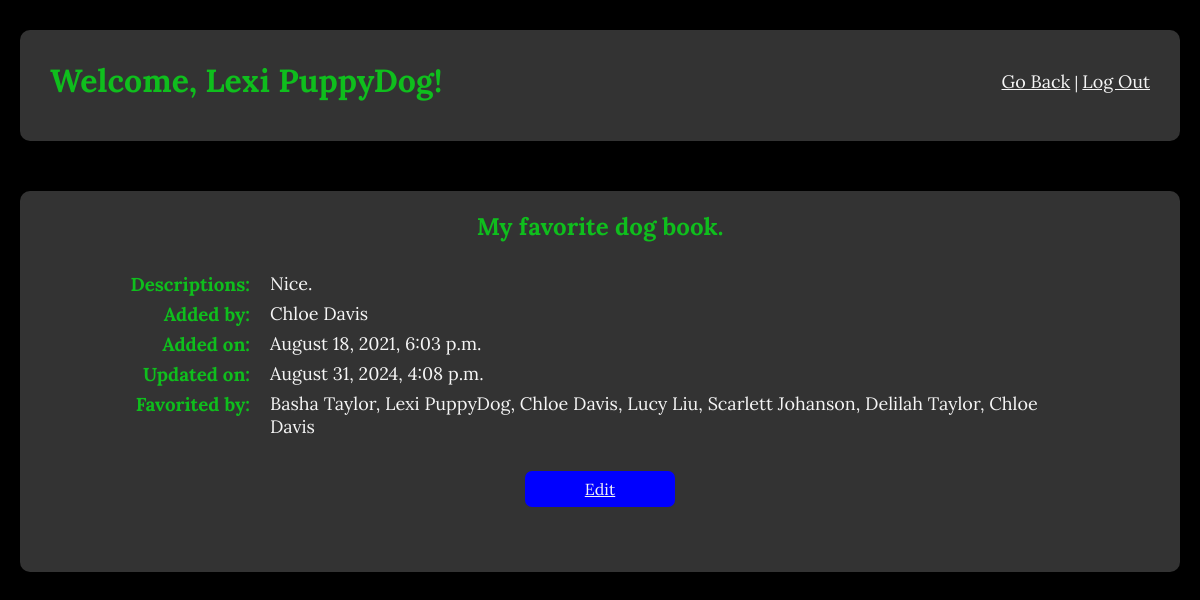
Page /books/8 (signed in) on the committed database.
### favorite_books_app/models.py (models this page shows)
class User(models.Model):
    first_name=models.CharField(max_length=45)
    last_name=models.CharField(max_length=45)
    email=models.CharField(max_length=255)
    password=models.CharField(max_length=255)
    created_at=models.DateTimeField(auto_now_add=True)
    updated_at=models.DateTimeField(auto_now=True)
    objects=UserManager()

class Book(models.Model):
    title = models.CharField(max_length = 255)
    description = models.CharField(max_length = 255)
    uploaded_by = models.ForeignKey(User, related_name="books_uploaded", on_delete=models.CASCADE)
    users_who_like = models.ManyToManyField(User, related_name = "liked_books")
    created_at = models.DateTimeField(auto_now_add=True)
    updated_at = models.DateTimeField(auto_now=True)
    objects = BookManager()

### favorite_books_app/views.py (the view)
# urls.py: path('books/<int:book_id>', views.show_one, name='show_book'),  # View a single book
def show_one(request, book_id):
    if 'userid' not in request.session:
        return redirect('/')  # Redirect to login page if user is not logged in
    book = get_object_or_404(Book, id=book_id)
    current_user = User.objects.get(id=request.session['userid'])
    context = {
        'book': book,
        'current_user': current_user,
    }
    return render(request, 'show_book.html', context)

### favorite_books_app/templates/show_book.html (shortened to what this page needs)
<!DOCTYPE html>
<html lang="en">
<head>
    {% load static %}
    <link rel="stylesheet" href="{% static 'css/show_book.css' %}">
</head>
<body>
    <div class="container">
        <div class="header">
            <h1>Welcome, {{ current_user.first_name }} {{ current_user.last_name }}!</h1><br>
            <div class="links">
                <a href="{% url 'list_books' %}">Go Back</a> | <a id="log_out" href="/">Log Out</a>
            </div>
        </div>
        <div class="main">
            <div class="content">
                <h2>{{ book.title }}</h2>
                <div>
                    <h3>Descriptions: </h3>
                    <p>{{ book.description }}</p>
                </div>
                <div>
                    <h3>Added by: </h3>
                    <p>{{ book.uploaded_by.first_name }} {{ book.uploaded_by.last_name }}</p>
                </div>
                <div>
                    <h3>Added on: </h3>
                    <p>{{ book.created_at|date:"F j, Y, g:i a" }}</p>
                </div>
                <div>
                    <h3>Updated on: </h3>
                    <p>{{ book.updated_at|date:"F j, Y, g:i a" }}</p>
                </div>
                <div>
                    <h3>Favorited by:</h3>
                    <p>{% if book.users_who_like.all %}
                            {% for user in book.users_who_like.all %}
                                {{ user.first_name }} {{ user.last_name }}{% if not forloop.last %}, {% endif %}
                            {% endfor %}
                        {% else %}
                            No one
                        {% endif %}
                    </p>
                </div>
            </div>
            <div class="button-wrapper">
                <a href="{% url 'edit_book' book.id %}" class="btn">Edit</a>
            </div>
        </div>
    </div>
</body>
</html>

### favorite_books_app/static/css/show_book.css (style rules this page uses)
* { margin: 0; padding: 0; box-sizing: border-box; font-family: Lora, serif; }
.container { display: flex; flex-direction: column; align-items: center; background-color: black; min-height: 100vh; padding: 20px; }
.header { display: flex; justify-content: space-between; margin: 10px; width: 100%; background-color:#333; color: white; padding: 10px 30px 10px 30px; border-radius: 10px; }
.links { color: whitesmoke; margin: 30px 0 30px 0; }
.main { display: flex; flex-direction: column; align-items: center; color: whitesmoke; margin: 40px; background-color: #333; padding: 20px 100px 20px 100px; border-radius: 10px; width: 100%; }
h1 { margin: 20px 0 30px 0; }
h1, h2 { color: rgb(15, 190, 29) }
h2 { text-align: center; margin-bottom: 30px; }
h3 { color: rgb(15, 190, 29); margin: 0; min-width: 160px; text-align: right; padding-right: 20px; }
.button-wrapper { display: flex; justify-content: center; gap: 10px; margin: 20px 0 45px 0; width: 100%; }
.btn { background-color: blue; color: whitesmoke; padding: 8px 15px; border: none; border-radius: 7px; cursor: pointer; font-size: 16px; transition: background-color 0.3s; max-width: 150px; text-align: center; }
.content { color: whitesmoke; display: flex; flex-direction: column; margin-bottom: 7px; }
.content > div { display: flex; align-items: flex-start; margin-bottom: 6px; }
h3 { color: rgb(15, 190, 29); margin: 0; min-width: 150px; text-align: right; padding-right: 20px; }
p, a { margin: 0; flex: 1; font-size: large; color: whitesmoke; }

### rows in the picture
User: first_name "Lexi", last_name "PuppyDog"
Book: title "My favorite dog book.", description "Nice.", uploaded_by.first_name "Chloe", uploaded_by.last_name "Davis", created_at "August 18, 2021, 6:03 p.m.", updated_at "August 31, 2024, 4:08 p.m."
User: first_name "Basha", last_name "Taylor"
User: first_name "Chloe", last_name "Davis"
User: first_name "Lucy", last_name "Liu"
User: first_name "Scarlett", last_name "Johanson"
User: first_name "Delilah", last_name "Taylor"
User: first_name "Chloe", last_name "Davis"
